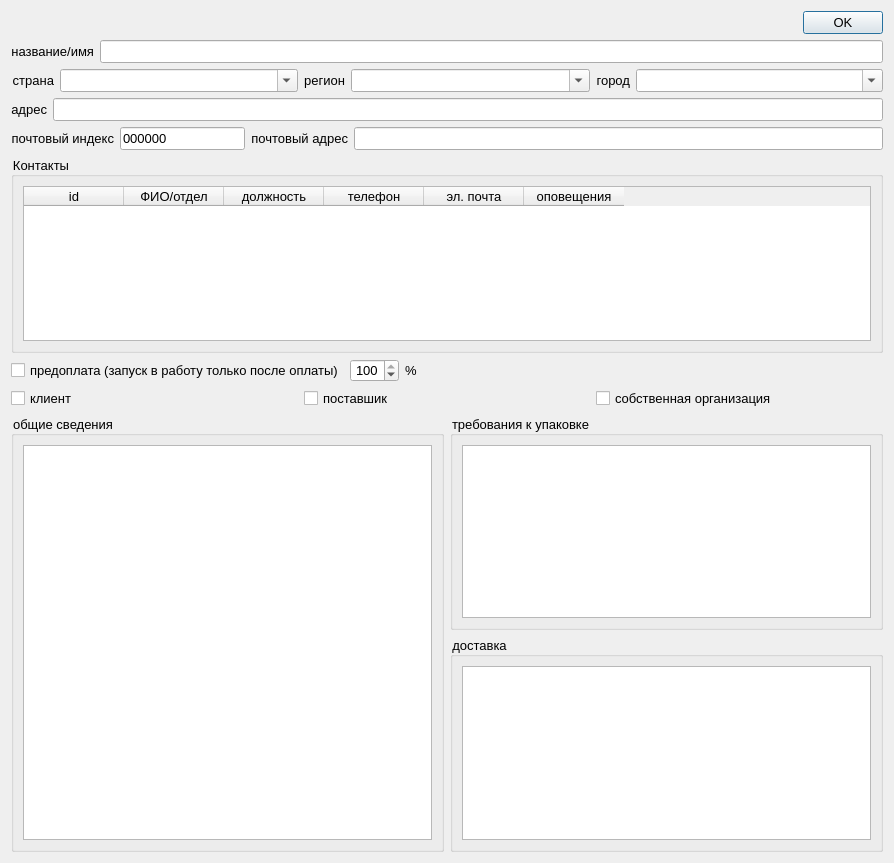
<?xml version="1.0" encoding="UTF-8"?>
<ui version="4.0">
 <class>Dialog</class>
 <widget class="QDialog" name="Dialog">
  <property name="geometry">
   <rect>
    <x>0</x>
    <y>0</y>
    <width>894</width>
    <height>863</height>
   </rect>
  </property>
  <property name="windowTitle">
   <string>Партнёры</string>
  </property>
  <property name="styleSheet">
   <string notr="true">font-size: 10pt</string>
  </property>
  <layout class="QVBoxLayout" name="verticalLayout_4">
   <item>
    <widget class="QDialogButtonBox" name="buttonBox">
     <property name="layoutDirection">
      <enum>Qt::LeftToRight</enum>
     </property>
     <property name="orientation">
      <enum>Qt::Horizontal</enum>
     </property>
     <property name="standardButtons">
      <set>QDialogButtonBox::Ok</set>
     </property>
    </widget>
   </item>
   <item>
    <layout class="QFormLayout" name="formLayout_4">
     <item row="0" column="0">
      <widget class="QLabel" name="label">
       <property name="text">
        <string>название/имя</string>
       </property>
       <property name="alignment">
        <set>Qt::AlignRight|Qt::AlignTrailing|Qt::AlignVCenter</set>
       </property>
      </widget>
     </item>
     <item row="0" column="1">
      <widget class="QLineEdit" name="nameEdit">
       <property name="font">
        <font>
         <pointsize>10</pointsize>
         <weight>75</weight>
         <bold>true</bold>
        </font>
       </property>
       <property name="text">
        <string/>
       </property>
       <property name="readOnly">
        <bool>false</bool>
       </property>
      </widget>
     </item>
    </layout>
   </item>
   <item>
    <layout class="QHBoxLayout" name="horizontalLayout_2">
     <item>
      <layout class="QFormLayout" name="formLayout_3">
       <property name="labelAlignment">
        <set>Qt::AlignRight|Qt::AlignTrailing|Qt::AlignVCenter</set>
       </property>
       <item row="0" column="0">
        <widget class="QLabel" name="label_2">
         <property name="text">
          <string>страна</string>
         </property>
         <property name="alignment">
          <set>Qt::AlignRight|Qt::AlignTrailing|Qt::AlignVCenter</set>
         </property>
        </widget>
       </item>
       <item row="0" column="1">
        <widget class="QComboBox" name="countryComboBox">
         <property name="editable">
          <bool>true</bool>
         </property>
         <property name="duplicatesEnabled">
          <bool>false</bool>
         </property>
        </widget>
       </item>
      </layout>
     </item>
     <item>
      <layout class="QFormLayout" name="formLayout_2">
       <property name="labelAlignment">
        <set>Qt::AlignRight|Qt::AlignTrailing|Qt::AlignVCenter</set>
       </property>
       <property name="formAlignment">
        <set>Qt::AlignLeading|Qt::AlignLeft|Qt::AlignTop</set>
       </property>
       <item row="0" column="0">
        <widget class="QLabel" name="label_7">
         <property name="text">
          <string>регион</string>
         </property>
         <property name="alignment">
          <set>Qt::AlignRight|Qt::AlignTrailing|Qt::AlignVCenter</set>
         </property>
        </widget>
       </item>
       <item row="0" column="1">
        <widget class="QComboBox" name="regionComboBox">
         <property name="editable">
          <bool>true</bool>
         </property>
         <property name="duplicatesEnabled">
          <bool>false</bool>
         </property>
        </widget>
       </item>
      </layout>
     </item>
     <item>
      <layout class="QFormLayout" name="formLayout">
       <property name="labelAlignment">
        <set>Qt::AlignRight|Qt::AlignTrailing|Qt::AlignVCenter</set>
       </property>
       <item row="0" column="0">
        <widget class="QLabel" name="label_8">
         <property name="text">
          <string>город</string>
         </property>
         <property name="alignment">
          <set>Qt::AlignRight|Qt::AlignTrailing|Qt::AlignVCenter</set>
         </property>
        </widget>
       </item>
       <item row="0" column="1">
        <widget class="QComboBox" name="cityComboBox">
         <property name="editable">
          <bool>true</bool>
         </property>
         <property name="duplicatesEnabled">
          <bool>false</bool>
         </property>
        </widget>
       </item>
      </layout>
     </item>
    </layout>
   </item>
   <item>
    <layout class="QFormLayout" name="formLayout_5">
     <item row="0" column="0">
      <widget class="QLabel" name="label_3">
       <property name="text">
        <string>адрес</string>
       </property>
       <property name="alignment">
        <set>Qt::AlignRight|Qt::AlignTrailing|Qt::AlignVCenter</set>
       </property>
      </widget>
     </item>
     <item row="0" column="1">
      <widget class="QLineEdit" name="addressEdit"/>
     </item>
    </layout>
   </item>
   <item>
    <layout class="QGridLayout" name="gridLayout_2">
     <item row="0" column="0">
      <widget class="QLabel" name="label_4">
       <property name="sizePolicy">
        <sizepolicy hsizetype="Fixed" vsizetype="Fixed">
         <horstretch>0</horstretch>
         <verstretch>0</verstretch>
        </sizepolicy>
       </property>
       <property name="text">
        <string>почтовый индекс</string>
       </property>
       <property name="alignment">
        <set>Qt::AlignRight|Qt::AlignTrailing|Qt::AlignVCenter</set>
       </property>
      </widget>
     </item>
     <item row="0" column="1">
      <widget class="QLineEdit" name="ZIPCodeEdit">
       <property name="sizePolicy">
        <sizepolicy hsizetype="Maximum" vsizetype="Fixed">
         <horstretch>0</horstretch>
         <verstretch>0</verstretch>
        </sizepolicy>
       </property>
       <property name="text">
        <string>000000</string>
       </property>
       <property name="maxLength">
        <number>6</number>
       </property>
      </widget>
     </item>
     <item row="0" column="2">
      <widget class="QLabel" name="label_5">
       <property name="sizePolicy">
        <sizepolicy hsizetype="Fixed" vsizetype="Fixed">
         <horstretch>0</horstretch>
         <verstretch>0</verstretch>
        </sizepolicy>
       </property>
       <property name="text">
        <string>почтовый адрес</string>
       </property>
       <property name="alignment">
        <set>Qt::AlignRight|Qt::AlignTrailing|Qt::AlignVCenter</set>
       </property>
      </widget>
     </item>
     <item row="0" column="3">
      <widget class="QLineEdit" name="postAddressEdit">
       <property name="sizePolicy">
        <sizepolicy hsizetype="Expanding" vsizetype="Fixed">
         <horstretch>0</horstretch>
         <verstretch>0</verstretch>
        </sizepolicy>
       </property>
      </widget>
     </item>
    </layout>
   </item>
   <item>
    <widget class="QGroupBox" name="groupBox_3">
     <property name="sizePolicy">
      <sizepolicy hsizetype="Preferred" vsizetype="Maximum">
       <horstretch>0</horstretch>
       <verstretch>0</verstretch>
      </sizepolicy>
     </property>
     <property name="title">
      <string>Контакты</string>
     </property>
     <layout class="QVBoxLayout" name="verticalLayout_2">
      <item>
       <widget class="QTableWidget" name="contactsTable">
        <property name="contextMenuPolicy">
         <enum>Qt::ActionsContextMenu</enum>
        </property>
        <property name="styleSheet">
         <string notr="true">QHeaderView::section{alternate-background-color: #FAFAFA;}</string>
        </property>
        <property name="alternatingRowColors">
         <bool>true</bool>
        </property>
        <property name="showGrid">
         <bool>true</bool>
        </property>
        <property name="gridStyle">
         <enum>Qt::SolidLine</enum>
        </property>
        <attribute name="verticalHeaderVisible">
         <bool>false</bool>
        </attribute>
        <column>
         <property name="text">
          <string>id</string>
         </property>
        </column>
        <column>
         <property name="text">
          <string>ФИО/отдел</string>
         </property>
        </column>
        <column>
         <property name="text">
          <string>должность</string>
         </property>
        </column>
        <column>
         <property name="text">
          <string>телефон</string>
         </property>
        </column>
        <column>
         <property name="text">
          <string>эл. почта</string>
         </property>
        </column>
        <column>
         <property name="text">
          <string>оповещения</string>
         </property>
        </column>
       </widget>
      </item>
     </layout>
    </widget>
   </item>
   <item>
    <layout class="QHBoxLayout" name="horizontalLayout_3">
     <item>
      <widget class="QCheckBox" name="prepayCheckBox">
       <property name="text">
        <string>предоплата (запуск в работу только после оплаты)</string>
       </property>
      </widget>
     </item>
     <item>
      <widget class="QSpinBox" name="paymentSizeSpinBox">
       <property name="sizePolicy">
        <sizepolicy hsizetype="Fixed" vsizetype="Fixed">
         <horstretch>0</horstretch>
         <verstretch>0</verstretch>
        </sizepolicy>
       </property>
       <property name="alignment">
        <set>Qt::AlignRight|Qt::AlignTrailing|Qt::AlignVCenter</set>
       </property>
       <property name="maximum">
        <number>100</number>
       </property>
       <property name="value">
        <number>100</number>
       </property>
      </widget>
     </item>
     <item>
      <widget class="QLabel" name="label_9">
       <property name="sizePolicy">
        <sizepolicy hsizetype="Expanding" vsizetype="Preferred">
         <horstretch>0</horstretch>
         <verstretch>0</verstretch>
        </sizepolicy>
       </property>
       <property name="text">
        <string>%</string>
       </property>
      </widget>
     </item>
    </layout>
   </item>
   <item>
    <layout class="QGridLayout" name="gridLayout">
     <item row="0" column="0">
      <widget class="QCheckBox" name="clientCheckBox">
       <property name="text">
        <string>клиент</string>
       </property>
      </widget>
     </item>
     <item row="0" column="1">
      <widget class="QCheckBox" name="sellerCheckBox">
       <property name="text">
        <string>поставшик</string>
       </property>
      </widget>
     </item>
     <item row="0" column="2">
      <widget class="QCheckBox" name="ownFirmCheckBox">
       <property name="text">
        <string>собственная организация</string>
       </property>
      </widget>
     </item>
    </layout>
   </item>
   <item>
    <layout class="QGridLayout" name="gridLayout_3">
     <item row="0" column="0" rowspan="2">
      <widget class="QGroupBox" name="groupBox_4">
       <property name="sizePolicy">
        <sizepolicy hsizetype="Expanding" vsizetype="Expanding">
         <horstretch>0</horstretch>
         <verstretch>0</verstretch>
        </sizepolicy>
       </property>
       <property name="title">
        <string>общие сведения</string>
       </property>
       <layout class="QVBoxLayout" name="verticalLayout_5">
        <item>
         <widget class="QTextEdit" name="commentsEdit"/>
        </item>
       </layout>
      </widget>
     </item>
     <item row="0" column="1">
      <widget class="QGroupBox" name="groupBox">
       <property name="sizePolicy">
        <sizepolicy hsizetype="Preferred" vsizetype="Expanding">
         <horstretch>0</horstretch>
         <verstretch>0</verstretch>
        </sizepolicy>
       </property>
       <property name="title">
        <string>требования к упаковке</string>
       </property>
       <layout class="QVBoxLayout" name="verticalLayout">
        <item>
         <widget class="QTextEdit" name="packageEdit">
          <property name="sizePolicy">
           <sizepolicy hsizetype="Expanding" vsizetype="Expanding">
            <horstretch>0</horstretch>
            <verstretch>0</verstretch>
           </sizepolicy>
          </property>
         </widget>
        </item>
       </layout>
      </widget>
     </item>
     <item row="1" column="1">
      <widget class="QGroupBox" name="groupBox_2">
       <property name="sizePolicy">
        <sizepolicy hsizetype="Preferred" vsizetype="Expanding">
         <horstretch>0</horstretch>
         <verstretch>0</verstretch>
        </sizepolicy>
       </property>
       <property name="title">
        <string>доставка</string>
       </property>
       <layout class="QVBoxLayout" name="verticalLayout_3">
        <item>
         <widget class="QTextEdit" name="deliveryEdit">
          <property name="sizePolicy">
           <sizepolicy hsizetype="Expanding" vsizetype="Expanding">
            <horstretch>0</horstretch>
            <verstretch>0</verstretch>
           </sizepolicy>
          </property>
         </widget>
        </item>
       </layout>
      </widget>
     </item>
    </layout>
   </item>
  </layout>
  <action name="addRowAction">
   <property name="text">
    <string>Добавить строку</string>
   </property>
  </action>
  <action name="deleteRowAction">
   <property name="text">
    <string>Удалить строку</string>
   </property>
  </action>
 </widget>
 <tabstops>
  <tabstop>nameEdit</tabstop>
  <tabstop>countryComboBox</tabstop>
  <tabstop>regionComboBox</tabstop>
  <tabstop>cityComboBox</tabstop>
  <tabstop>addressEdit</tabstop>
  <tabstop>ZIPCodeEdit</tabstop>
  <tabstop>postAddressEdit</tabstop>
  <tabstop>contactsTable</tabstop>
  <tabstop>prepayCheckBox</tabstop>
  <tabstop>paymentSizeSpinBox</tabstop>
  <tabstop>clientCheckBox</tabstop>
  <tabstop>sellerCheckBox</tabstop>
  <tabstop>ownFirmCheckBox</tabstop>
  <tabstop>commentsEdit</tabstop>
  <tabstop>packageEdit</tabstop>
  <tabstop>deliveryEdit</tabstop>
 </tabstops>
 <resources/>
 <connections>
  <connection>
   <sender>buttonBox</sender>
   <signal>rejected()</signal>
   <receiver>Dialog</receiver>
   <slot>reject()</slot>
   <hints>
    <hint type="sourcelabel">
     <x>326</x>
     <y>37</y>
    </hint>
    <hint type="destinationlabel">
     <x>286</x>
     <y>274</y>
    </hint>
   </hints>
  </connection>
 </connections>
</ui>
